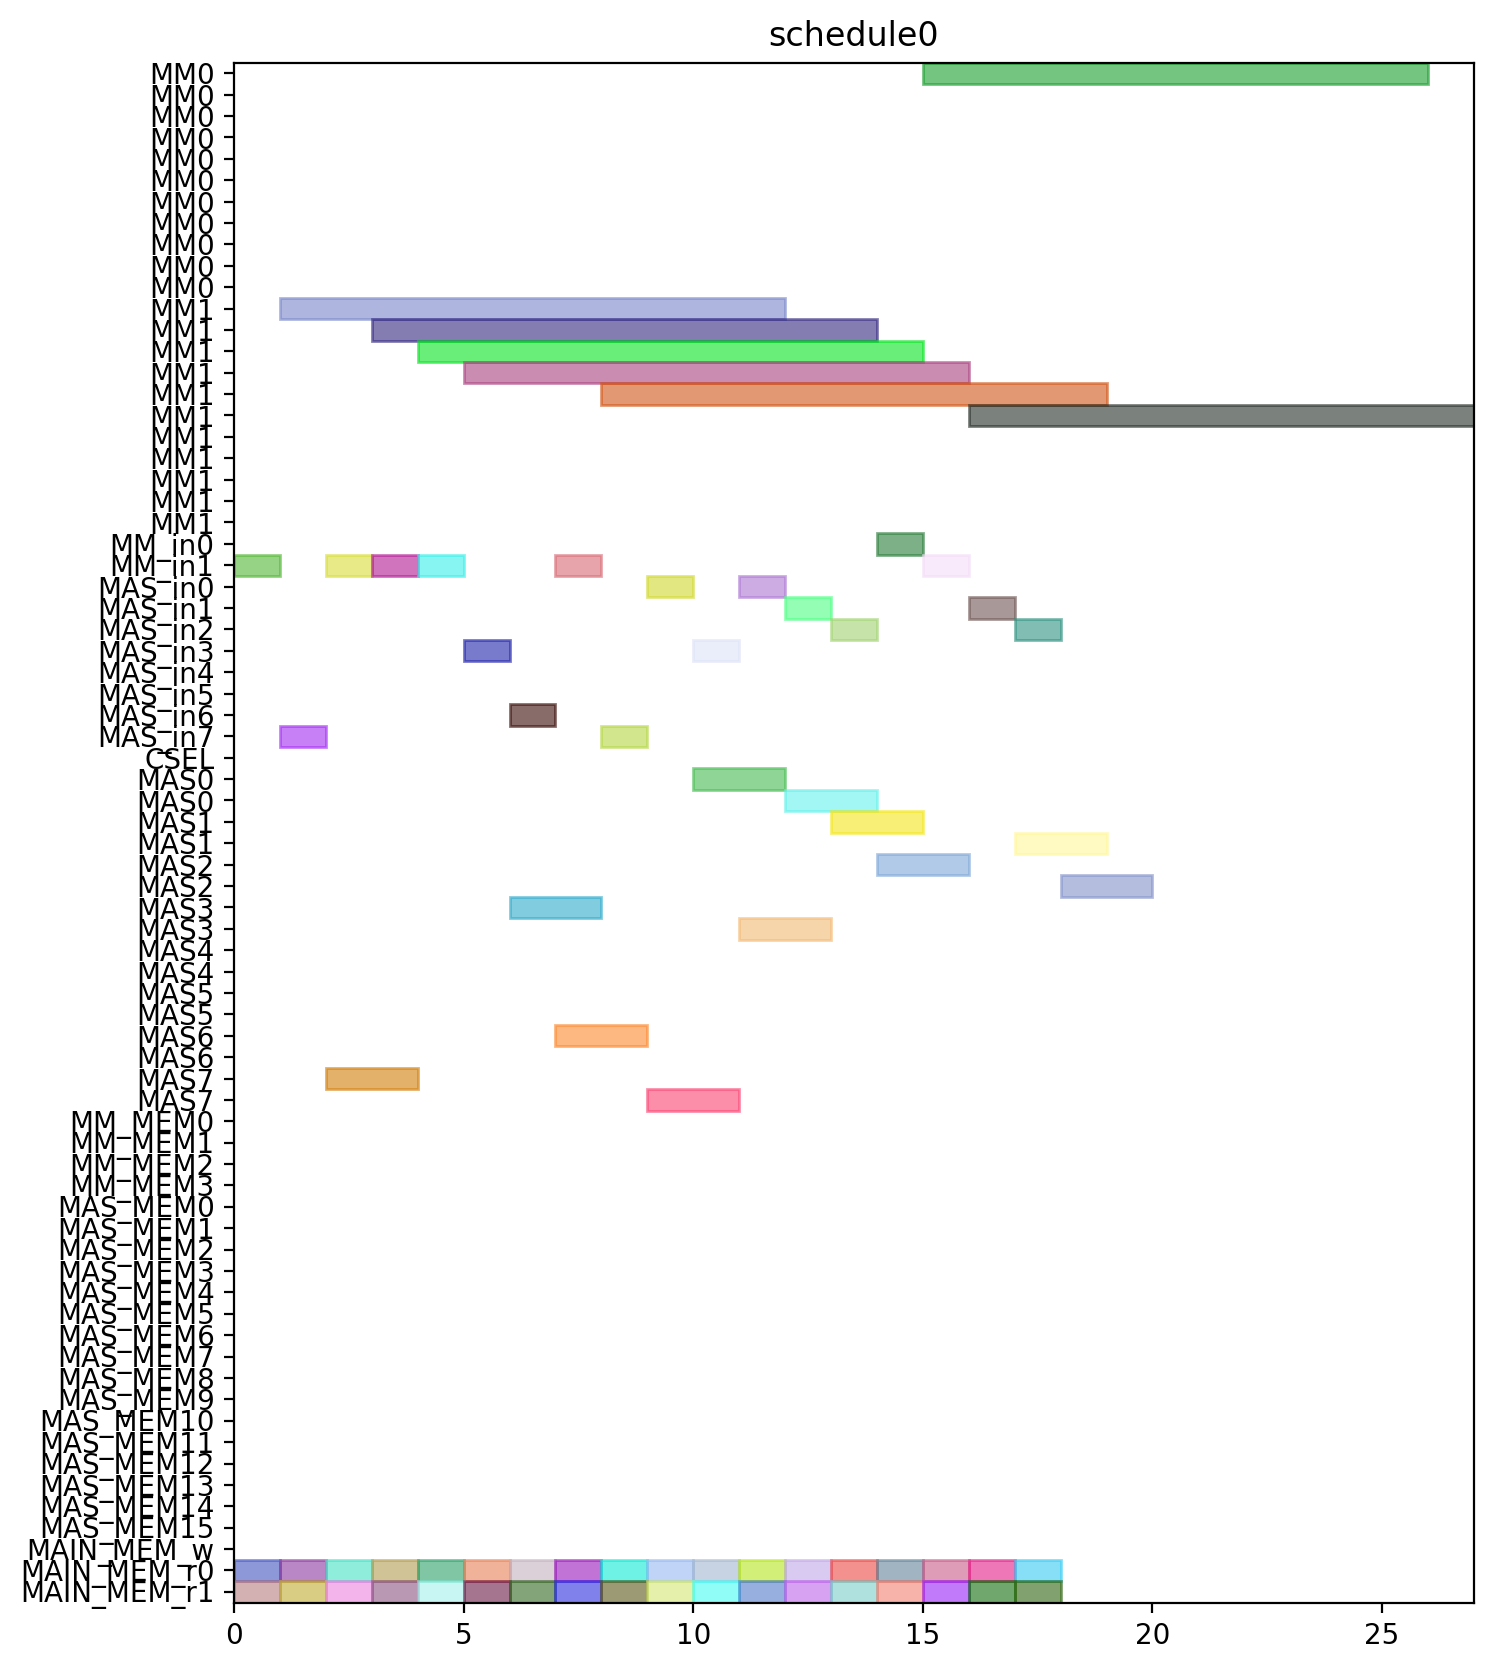

Reproduce this figure in Python.
from pyschedule import Scenario, solvers, plotters, alt


def solve():
	horizon = 120
	S = Scenario("schedule0", horizon=horizon)

	# resource
	MM = S.Resources('MM', num=2, size=11)
	MM_in = S.Resources('MM_in', num=2)
	MAS_in = S.Resources('MAS_in', num=8)
	CSEL = S.Resource('CSEL')
	MAS = S.Resources('MAS', num=8, size=2, periods=range(1, horizon))
	MM_MEM = S.Resources('MM_MEM', num=4)
	MAS_MEM = S.Resources('MAS_MEM', num=16)
	MAIN_MEM_w = S.Resource('MAIN_MEM_w', size=1)
	MAIN_MEM_r = S.Resources('MAIN_MEM_r', num=2)

	# result of previous scheduling

	# new tasks
	t0_t0 = S.Task('t0_t0', length=2, delay_cost=1)
	t0_t0 += alt(MAS)
	t0_t0_in = S.Task('t0_t0_in', length=1, delay_cost=1)
	t0_t0_in += alt(MAS_in)
	S += t0_t0_in*MAS_in[0]<=t0_t0*MAS[0]

	S += t0_t0_in*MAS_in[1]<=t0_t0*MAS[1]

	S += t0_t0_in*MAS_in[2]<=t0_t0*MAS[2]

	S += t0_t0_in*MAS_in[3]<=t0_t0*MAS[3]

	S += t0_t0_in*MAS_in[4]<=t0_t0*MAS[4]

	S += t0_t0_in*MAS_in[5]<=t0_t0*MAS[5]

	S += t0_t0_in*MAS_in[6]<=t0_t0*MAS[6]

	S += t0_t0_in*MAS_in[7]<=t0_t0*MAS[7]

	t0_t0_mem0 = S.Task('t0_t0_mem0', length=1, delay_cost=1)
	t0_t0_mem0 += MAIN_MEM_r[0]
	S += t0_t0_mem0 <= t0_t0

	t0_t0_mem1 = S.Task('t0_t0_mem1', length=1, delay_cost=1)
	t0_t0_mem1 += MAIN_MEM_r[1]
	S += t0_t0_mem1 <= t0_t0

	t0_t1 = S.Task('t0_t1', length=2, delay_cost=1)
	t0_t1 += alt(MAS)
	t0_t1_in = S.Task('t0_t1_in', length=1, delay_cost=1)
	t0_t1_in += alt(MAS_in)
	S += t0_t1_in*MAS_in[0]<=t0_t1*MAS[0]

	S += t0_t1_in*MAS_in[1]<=t0_t1*MAS[1]

	S += t0_t1_in*MAS_in[2]<=t0_t1*MAS[2]

	S += t0_t1_in*MAS_in[3]<=t0_t1*MAS[3]

	S += t0_t1_in*MAS_in[4]<=t0_t1*MAS[4]

	S += t0_t1_in*MAS_in[5]<=t0_t1*MAS[5]

	S += t0_t1_in*MAS_in[6]<=t0_t1*MAS[6]

	S += t0_t1_in*MAS_in[7]<=t0_t1*MAS[7]

	t0_t1_mem0 = S.Task('t0_t1_mem0', length=1, delay_cost=1)
	t0_t1_mem0 += MAIN_MEM_r[0]
	S += t0_t1_mem0 <= t0_t1

	t0_t1_mem1 = S.Task('t0_t1_mem1', length=1, delay_cost=1)
	t0_t1_mem1 += MAIN_MEM_r[1]
	S += t0_t1_mem1 <= t0_t1

	t0_t3 = S.Task('t0_t3', length=11, delay_cost=1)
	t0_t3 += alt(MM)
	t0_t3_in = S.Task('t0_t3_in', length=1, delay_cost=1)
	t0_t3_in += alt(MM_in)
	S += t0_t3_in*MM_in[0]<=t0_t3*MM[0]
	S += t0_t3_in*MM_in[1]<=t0_t3*MM[1]
	t0_t3_mem0 = S.Task('t0_t3_mem0', length=1, delay_cost=1)
	t0_t3_mem0 += MAIN_MEM_r[0]
	S += t0_t3_mem0 <= t0_t3

	t0_t3_mem1 = S.Task('t0_t3_mem1', length=1, delay_cost=1)
	t0_t3_mem1 += MAIN_MEM_r[1]
	S += t0_t3_mem1 <= t0_t3

	t1_t0 = S.Task('t1_t0', length=2, delay_cost=1)
	t1_t0 += alt(MAS)
	t1_t0_in = S.Task('t1_t0_in', length=1, delay_cost=1)
	t1_t0_in += alt(MAS_in)
	S += t1_t0_in*MAS_in[0]<=t1_t0*MAS[0]

	S += t1_t0_in*MAS_in[1]<=t1_t0*MAS[1]

	S += t1_t0_in*MAS_in[2]<=t1_t0*MAS[2]

	S += t1_t0_in*MAS_in[3]<=t1_t0*MAS[3]

	S += t1_t0_in*MAS_in[4]<=t1_t0*MAS[4]

	S += t1_t0_in*MAS_in[5]<=t1_t0*MAS[5]

	S += t1_t0_in*MAS_in[6]<=t1_t0*MAS[6]

	S += t1_t0_in*MAS_in[7]<=t1_t0*MAS[7]

	t1_t0_mem0 = S.Task('t1_t0_mem0', length=1, delay_cost=1)
	t1_t0_mem0 += MAIN_MEM_r[0]
	S += t1_t0_mem0 <= t1_t0

	t1_t0_mem1 = S.Task('t1_t0_mem1', length=1, delay_cost=1)
	t1_t0_mem1 += MAIN_MEM_r[1]
	S += t1_t0_mem1 <= t1_t0

	t1_t1 = S.Task('t1_t1', length=2, delay_cost=1)
	t1_t1 += alt(MAS)
	t1_t1_in = S.Task('t1_t1_in', length=1, delay_cost=1)
	t1_t1_in += alt(MAS_in)
	S += t1_t1_in*MAS_in[0]<=t1_t1*MAS[0]

	S += t1_t1_in*MAS_in[1]<=t1_t1*MAS[1]

	S += t1_t1_in*MAS_in[2]<=t1_t1*MAS[2]

	S += t1_t1_in*MAS_in[3]<=t1_t1*MAS[3]

	S += t1_t1_in*MAS_in[4]<=t1_t1*MAS[4]

	S += t1_t1_in*MAS_in[5]<=t1_t1*MAS[5]

	S += t1_t1_in*MAS_in[6]<=t1_t1*MAS[6]

	S += t1_t1_in*MAS_in[7]<=t1_t1*MAS[7]

	t1_t1_mem0 = S.Task('t1_t1_mem0', length=1, delay_cost=1)
	t1_t1_mem0 += MAIN_MEM_r[0]
	S += t1_t1_mem0 <= t1_t1

	t1_t1_mem1 = S.Task('t1_t1_mem1', length=1, delay_cost=1)
	t1_t1_mem1 += MAIN_MEM_r[1]
	S += t1_t1_mem1 <= t1_t1

	t1_t3 = S.Task('t1_t3', length=11, delay_cost=1)
	t1_t3 += alt(MM)
	t1_t3_in = S.Task('t1_t3_in', length=1, delay_cost=1)
	t1_t3_in += alt(MM_in)
	S += t1_t3_in*MM_in[0]<=t1_t3*MM[0]
	S += t1_t3_in*MM_in[1]<=t1_t3*MM[1]
	t1_t3_mem0 = S.Task('t1_t3_mem0', length=1, delay_cost=1)
	t1_t3_mem0 += MAIN_MEM_r[0]
	S += t1_t3_mem0 <= t1_t3

	t1_t3_mem1 = S.Task('t1_t3_mem1', length=1, delay_cost=1)
	t1_t3_mem1 += MAIN_MEM_r[1]
	S += t1_t3_mem1 <= t1_t3

	t2_t2 = S.Task('t2_t2', length=2, delay_cost=1)
	t2_t2 += alt(MAS)
	t2_t2_in = S.Task('t2_t2_in', length=1, delay_cost=1)
	t2_t2_in += alt(MAS_in)
	S += t2_t2_in*MAS_in[0]<=t2_t2*MAS[0]

	S += t2_t2_in*MAS_in[1]<=t2_t2*MAS[1]

	S += t2_t2_in*MAS_in[2]<=t2_t2*MAS[2]

	S += t2_t2_in*MAS_in[3]<=t2_t2*MAS[3]

	S += t2_t2_in*MAS_in[4]<=t2_t2*MAS[4]

	S += t2_t2_in*MAS_in[5]<=t2_t2*MAS[5]

	S += t2_t2_in*MAS_in[6]<=t2_t2*MAS[6]

	S += t2_t2_in*MAS_in[7]<=t2_t2*MAS[7]

	t2_t2_mem0 = S.Task('t2_t2_mem0', length=1, delay_cost=1)
	t2_t2_mem0 += MAIN_MEM_r[0]
	S += t2_t2_mem0 <= t2_t2

	t2_t2_mem1 = S.Task('t2_t2_mem1', length=1, delay_cost=1)
	t2_t2_mem1 += MAIN_MEM_r[1]
	S += t2_t2_mem1 <= t2_t2

	t5_t0 = S.Task('t5_t0', length=11, delay_cost=1)
	t5_t0 += alt(MM)
	t5_t0_in = S.Task('t5_t0_in', length=1, delay_cost=1)
	t5_t0_in += alt(MM_in)
	S += t5_t0_in*MM_in[0]<=t5_t0*MM[0]
	S += t5_t0_in*MM_in[1]<=t5_t0*MM[1]
	t5_t0_mem0 = S.Task('t5_t0_mem0', length=1, delay_cost=1)
	t5_t0_mem0 += MAIN_MEM_r[0]
	S += t5_t0_mem0 <= t5_t0

	t5_t0_mem1 = S.Task('t5_t0_mem1', length=1, delay_cost=1)
	t5_t0_mem1 += MAIN_MEM_r[1]
	S += t5_t0_mem1 <= t5_t0

	t5_t1 = S.Task('t5_t1', length=11, delay_cost=1)
	t5_t1 += alt(MM)
	t5_t1_in = S.Task('t5_t1_in', length=1, delay_cost=1)
	t5_t1_in += alt(MM_in)
	S += t5_t1_in*MM_in[0]<=t5_t1*MM[0]
	S += t5_t1_in*MM_in[1]<=t5_t1*MM[1]
	t5_t1_mem0 = S.Task('t5_t1_mem0', length=1, delay_cost=1)
	t5_t1_mem0 += MAIN_MEM_r[0]
	S += t5_t1_mem0 <= t5_t1

	t5_t1_mem1 = S.Task('t5_t1_mem1', length=1, delay_cost=1)
	t5_t1_mem1 += MAIN_MEM_r[1]
	S += t5_t1_mem1 <= t5_t1

	t5_t2 = S.Task('t5_t2', length=2, delay_cost=1)
	t5_t2 += alt(MAS)
	t5_t2_in = S.Task('t5_t2_in', length=1, delay_cost=1)
	t5_t2_in += alt(MAS_in)
	S += t5_t2_in*MAS_in[0]<=t5_t2*MAS[0]

	S += t5_t2_in*MAS_in[1]<=t5_t2*MAS[1]

	S += t5_t2_in*MAS_in[2]<=t5_t2*MAS[2]

	S += t5_t2_in*MAS_in[3]<=t5_t2*MAS[3]

	S += t5_t2_in*MAS_in[4]<=t5_t2*MAS[4]

	S += t5_t2_in*MAS_in[5]<=t5_t2*MAS[5]

	S += t5_t2_in*MAS_in[6]<=t5_t2*MAS[6]

	S += t5_t2_in*MAS_in[7]<=t5_t2*MAS[7]

	t5_t2_mem0 = S.Task('t5_t2_mem0', length=1, delay_cost=1)
	t5_t2_mem0 += MAIN_MEM_r[0]
	S += t5_t2_mem0 <= t5_t2

	t5_t2_mem1 = S.Task('t5_t2_mem1', length=1, delay_cost=1)
	t5_t2_mem1 += MAIN_MEM_r[1]
	S += t5_t2_mem1 <= t5_t2

	t5_t3 = S.Task('t5_t3', length=2, delay_cost=1)
	t5_t3 += alt(MAS)
	t5_t3_in = S.Task('t5_t3_in', length=1, delay_cost=1)
	t5_t3_in += alt(MAS_in)
	S += t5_t3_in*MAS_in[0]<=t5_t3*MAS[0]

	S += t5_t3_in*MAS_in[1]<=t5_t3*MAS[1]

	S += t5_t3_in*MAS_in[2]<=t5_t3*MAS[2]

	S += t5_t3_in*MAS_in[3]<=t5_t3*MAS[3]

	S += t5_t3_in*MAS_in[4]<=t5_t3*MAS[4]

	S += t5_t3_in*MAS_in[5]<=t5_t3*MAS[5]

	S += t5_t3_in*MAS_in[6]<=t5_t3*MAS[6]

	S += t5_t3_in*MAS_in[7]<=t5_t3*MAS[7]

	t5_t3_mem0 = S.Task('t5_t3_mem0', length=1, delay_cost=1)
	t5_t3_mem0 += MAIN_MEM_r[0]
	S += t5_t3_mem0 <= t5_t3

	t5_t3_mem1 = S.Task('t5_t3_mem1', length=1, delay_cost=1)
	t5_t3_mem1 += MAIN_MEM_r[1]
	S += t5_t3_mem1 <= t5_t3

	t7_t0 = S.Task('t7_t0', length=2, delay_cost=1)
	t7_t0 += alt(MAS)
	t7_t0_in = S.Task('t7_t0_in', length=1, delay_cost=1)
	t7_t0_in += alt(MAS_in)
	S += t7_t0_in*MAS_in[0]<=t7_t0*MAS[0]

	S += t7_t0_in*MAS_in[1]<=t7_t0*MAS[1]

	S += t7_t0_in*MAS_in[2]<=t7_t0*MAS[2]

	S += t7_t0_in*MAS_in[3]<=t7_t0*MAS[3]

	S += t7_t0_in*MAS_in[4]<=t7_t0*MAS[4]

	S += t7_t0_in*MAS_in[5]<=t7_t0*MAS[5]

	S += t7_t0_in*MAS_in[6]<=t7_t0*MAS[6]

	S += t7_t0_in*MAS_in[7]<=t7_t0*MAS[7]

	t7_t0_mem0 = S.Task('t7_t0_mem0', length=1, delay_cost=1)
	t7_t0_mem0 += MAIN_MEM_r[0]
	S += t7_t0_mem0 <= t7_t0

	t7_t0_mem1 = S.Task('t7_t0_mem1', length=1, delay_cost=1)
	t7_t0_mem1 += MAIN_MEM_r[1]
	S += t7_t0_mem1 <= t7_t0

	t7_t1 = S.Task('t7_t1', length=2, delay_cost=1)
	t7_t1 += alt(MAS)
	t7_t1_in = S.Task('t7_t1_in', length=1, delay_cost=1)
	t7_t1_in += alt(MAS_in)
	S += t7_t1_in*MAS_in[0]<=t7_t1*MAS[0]

	S += t7_t1_in*MAS_in[1]<=t7_t1*MAS[1]

	S += t7_t1_in*MAS_in[2]<=t7_t1*MAS[2]

	S += t7_t1_in*MAS_in[3]<=t7_t1*MAS[3]

	S += t7_t1_in*MAS_in[4]<=t7_t1*MAS[4]

	S += t7_t1_in*MAS_in[5]<=t7_t1*MAS[5]

	S += t7_t1_in*MAS_in[6]<=t7_t1*MAS[6]

	S += t7_t1_in*MAS_in[7]<=t7_t1*MAS[7]

	t7_t1_mem0 = S.Task('t7_t1_mem0', length=1, delay_cost=1)
	t7_t1_mem0 += MAIN_MEM_r[0]
	S += t7_t1_mem0 <= t7_t1

	t7_t1_mem1 = S.Task('t7_t1_mem1', length=1, delay_cost=1)
	t7_t1_mem1 += MAIN_MEM_r[1]
	S += t7_t1_mem1 <= t7_t1

	t7_t3 = S.Task('t7_t3', length=11, delay_cost=1)
	t7_t3 += alt(MM)
	t7_t3_in = S.Task('t7_t3_in', length=1, delay_cost=1)
	t7_t3_in += alt(MM_in)
	S += t7_t3_in*MM_in[0]<=t7_t3*MM[0]
	S += t7_t3_in*MM_in[1]<=t7_t3*MM[1]
	t7_t3_mem0 = S.Task('t7_t3_mem0', length=1, delay_cost=1)
	t7_t3_mem0 += MAIN_MEM_r[0]
	S += t7_t3_mem0 <= t7_t3

	t7_t3_mem1 = S.Task('t7_t3_mem1', length=1, delay_cost=1)
	t7_t3_mem1 += MAIN_MEM_r[1]
	S += t7_t3_mem1 <= t7_t3

	t10_t0 = S.Task('t10_t0', length=11, delay_cost=1)
	t10_t0 += alt(MM)
	t10_t0_in = S.Task('t10_t0_in', length=1, delay_cost=1)
	t10_t0_in += alt(MM_in)
	S += t10_t0_in*MM_in[0]<=t10_t0*MM[0]
	S += t10_t0_in*MM_in[1]<=t10_t0*MM[1]
	t10_t0_mem0 = S.Task('t10_t0_mem0', length=1, delay_cost=1)
	t10_t0_mem0 += MAIN_MEM_r[0]
	S += t10_t0_mem0 <= t10_t0

	t10_t0_mem1 = S.Task('t10_t0_mem1', length=1, delay_cost=1)
	t10_t0_mem1 += MAIN_MEM_r[1]
	S += t10_t0_mem1 <= t10_t0

	t10_t1 = S.Task('t10_t1', length=11, delay_cost=1)
	t10_t1 += alt(MM)
	t10_t1_in = S.Task('t10_t1_in', length=1, delay_cost=1)
	t10_t1_in += alt(MM_in)
	S += t10_t1_in*MM_in[0]<=t10_t1*MM[0]
	S += t10_t1_in*MM_in[1]<=t10_t1*MM[1]
	t10_t1_mem0 = S.Task('t10_t1_mem0', length=1, delay_cost=1)
	t10_t1_mem0 += MAIN_MEM_r[0]
	S += t10_t1_mem0 <= t10_t1

	t10_t1_mem1 = S.Task('t10_t1_mem1', length=1, delay_cost=1)
	t10_t1_mem1 += MAIN_MEM_r[1]
	S += t10_t1_mem1 <= t10_t1

	t10_t2 = S.Task('t10_t2', length=2, delay_cost=1)
	t10_t2 += alt(MAS)
	t10_t2_in = S.Task('t10_t2_in', length=1, delay_cost=1)
	t10_t2_in += alt(MAS_in)
	S += t10_t2_in*MAS_in[0]<=t10_t2*MAS[0]

	S += t10_t2_in*MAS_in[1]<=t10_t2*MAS[1]

	S += t10_t2_in*MAS_in[2]<=t10_t2*MAS[2]

	S += t10_t2_in*MAS_in[3]<=t10_t2*MAS[3]

	S += t10_t2_in*MAS_in[4]<=t10_t2*MAS[4]

	S += t10_t2_in*MAS_in[5]<=t10_t2*MAS[5]

	S += t10_t2_in*MAS_in[6]<=t10_t2*MAS[6]

	S += t10_t2_in*MAS_in[7]<=t10_t2*MAS[7]

	t10_t2_mem0 = S.Task('t10_t2_mem0', length=1, delay_cost=1)
	t10_t2_mem0 += MAIN_MEM_r[0]
	S += t10_t2_mem0 <= t10_t2

	t10_t2_mem1 = S.Task('t10_t2_mem1', length=1, delay_cost=1)
	t10_t2_mem1 += MAIN_MEM_r[1]
	S += t10_t2_mem1 <= t10_t2

	t10_t3 = S.Task('t10_t3', length=2, delay_cost=1)
	t10_t3 += alt(MAS)
	t10_t3_in = S.Task('t10_t3_in', length=1, delay_cost=1)
	t10_t3_in += alt(MAS_in)
	S += t10_t3_in*MAS_in[0]<=t10_t3*MAS[0]

	S += t10_t3_in*MAS_in[1]<=t10_t3*MAS[1]

	S += t10_t3_in*MAS_in[2]<=t10_t3*MAS[2]

	S += t10_t3_in*MAS_in[3]<=t10_t3*MAS[3]

	S += t10_t3_in*MAS_in[4]<=t10_t3*MAS[4]

	S += t10_t3_in*MAS_in[5]<=t10_t3*MAS[5]

	S += t10_t3_in*MAS_in[6]<=t10_t3*MAS[6]

	S += t10_t3_in*MAS_in[7]<=t10_t3*MAS[7]

	t10_t3_mem0 = S.Task('t10_t3_mem0', length=1, delay_cost=1)
	t10_t3_mem0 += MAIN_MEM_r[0]
	S += t10_t3_mem0 <= t10_t3

	t10_t3_mem1 = S.Task('t10_t3_mem1', length=1, delay_cost=1)
	t10_t3_mem1 += MAIN_MEM_r[1]
	S += t10_t3_mem1 <= t10_t3

	solvers.mip.solve(S,msg=1,kind='CPLEX',ratio_gap=1.01)

	solution = [['hoge']*len(S.solution()[1]) for i in range(len(S.solution()))]
	for i in range(len(S.solution())):
		for j in range(len(S.solution()[i])):
			solution[i][j]=str(S.solution()[i][j])
	print(solution)

	cycles = int(solution[-1][3])

	pic_file_name = "/mnt/rose/usr1/fukuda/ABE/multiRAM_multiMAS_16mux/scheduling_result/stage11MM2_stage2MAS8/EP2_DBL_w_EVAL/schedule0.png"
	if(S.solution() != []):
		plotters.matplotlib.plot(S,img_filename=pic_file_name, show_task_labels=False, fig_size=(cycles*0.25+3, 10))

	return solution
